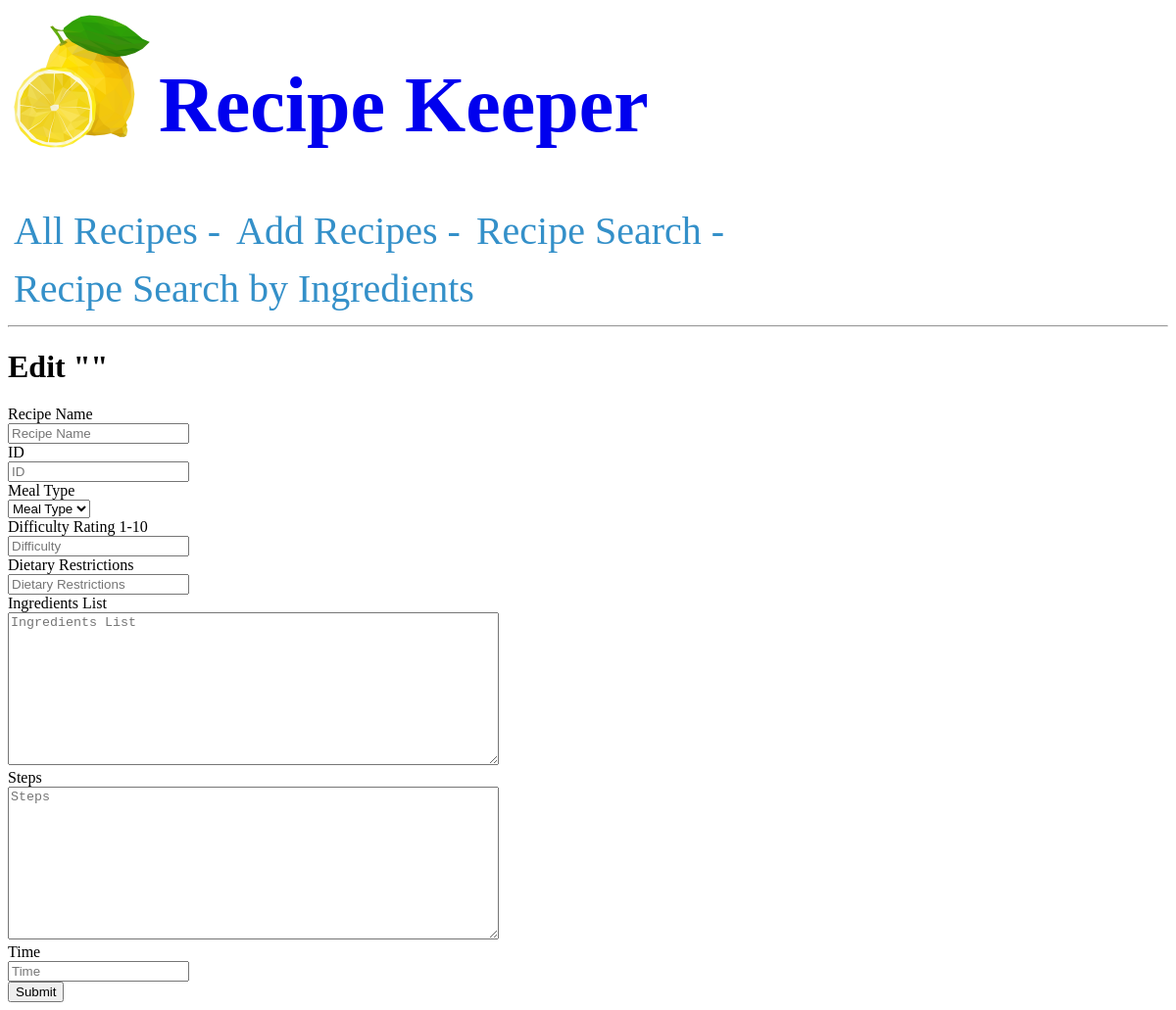
/25/change, run on an earlier commit of the app's database.
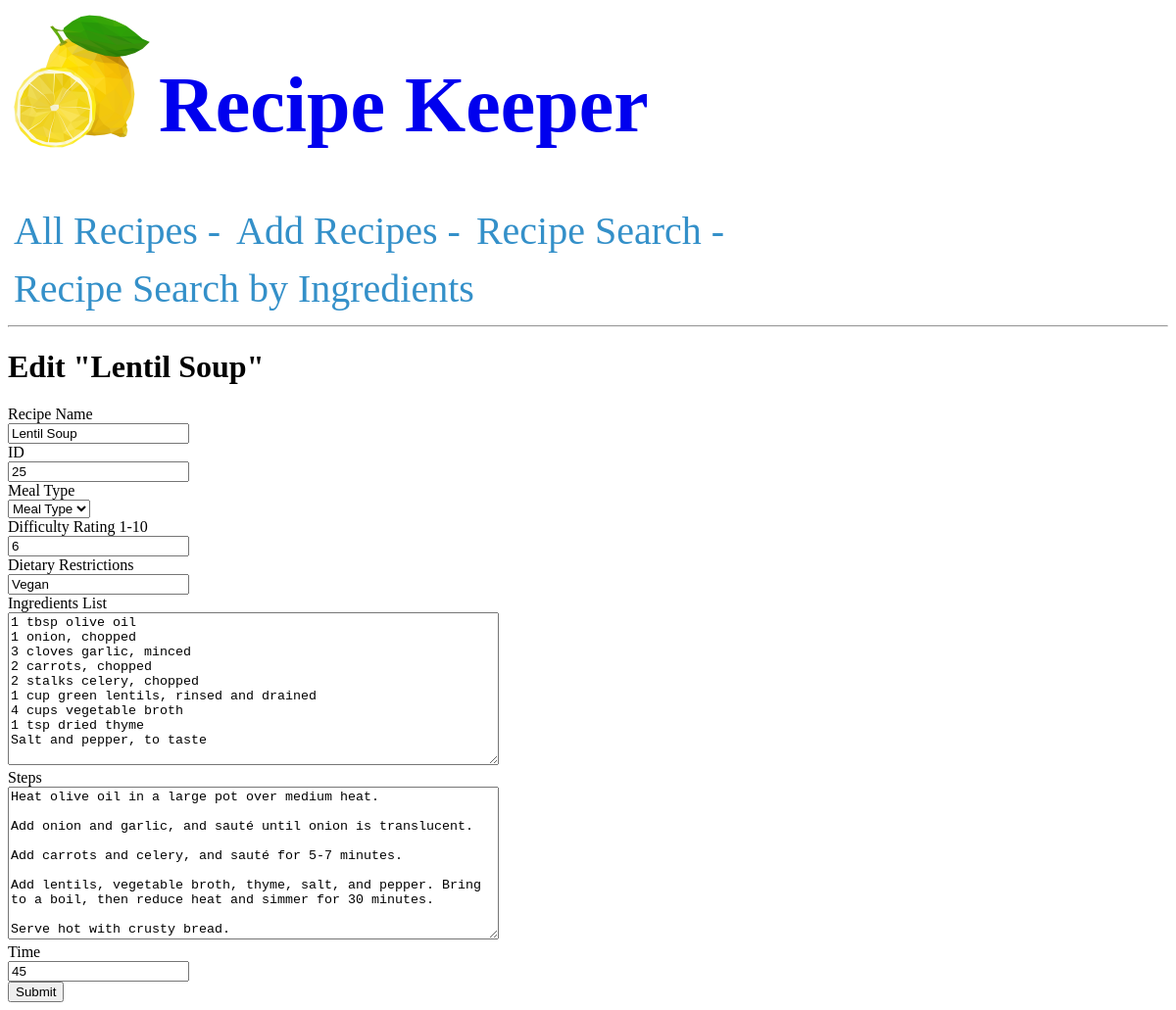
And on a later commit of the database.
### tables this page shows
CREATE TABLE recipe (
    id INT PRIMARY KEY, 
    name CHAR(20) UNIQUE,
    meal CHAR(20),
    difficulty INT,
    diet CHAR(20)
);

CREATE TABLE ingredients (
    id INTEGER PRIMARY KEY,
    list TEXT,
    FOREIGN KEY (id) REFERENCES recipe(id)
);

CREATE TABLE directions(
    id INT PRIMARY KEY,
    steps TEXT,
    time INT,
    FOREIGN KEY (id) REFERENCES recipe(id)
);

### app.py (the view, shortened to what this page needs)
@app.route('/<int:id>/change', methods=('GET', 'POST'))
def change(id):
    conn = get_db_connection()
    cursor = conn.cursor()
    cursor.execute('SELECT * FROM recipe JOIN ingredients ON recipe.id = ingredients.id JOIN directions ON recipe.id = directions.id WHERE recipe.id = ?', (id,))
    recipe = cursor.fetchone()
    conn.close()
    return render_template('change.html', recipe=recipe)

### app.py (called while the page is built)
def get_db_connection():
    conn = sqlite3.connect('database.db')
    conn.row_factory = sqlite3.Row
    return conn

### templates/change.html (shortened to what this page needs)
{% extends 'base.html' %}
{% block content %}
    <h1>{% block title %} Edit "{{ recipe['name'] }}" {% endblock %}</h1>
    <form method="post">
        <label for="name">Recipe Name</label>
        <br>
            <input type="text" name="name"
                placeholder="Recipe Name"
                value="{{ request.form['name'] or recipe['name'] }}"></input>
        <br>
        <label for="id">ID</label>
        <br>
            <input type="integer" name="id"
                placeholder="ID"
                value="{{ request.form['id'] or recipe['id'] }}"></input>
        <br>
        <label for="meal">Meal Type</label>
        <br>
        <form method="POST" >
            <select name="meal">
                <option value="{{ request.form['id'] or recipe['meal'] or none }}">Meal Type</option>
            </select>
        <br>
        <label for="difficulty">Difficulty Rating 1-10</label>
        <br>
        <input type="integer" name="difficulty"
               placeholder="Difficulty"
               value="{{ request.form['difficulty'] or recipe['difficulty'] }}"></input>
        <br>
        <label for="diet">Dietary Restrictions</label>
        <br>
        <input type="text" name="diet"
               placeholder="Dietary Restrictions"
               value="{{ request.form['diet'] or recipe['diet'] }}"></input>
        <br>
        <label for="list">Ingredients List</label>
        <br>
        <textarea name="list"
                  placeholder="Ingredients List"
                  rows="10"
                  cols="60"
                  >{{ request.form['list'] or recipe['list'] }}</textarea>
        <br>
        <label for="steps">Steps</label>
        <br>
        <textarea name="steps"
                  placeholder="Steps"
                  rows="10"
                  cols="60"
                  >{{ request.form['steps'] or recipe['steps'] }}</textarea>
        <br>
        <label for="time">Time</label>
        <br>
        <input type="integer" name="time"
               placeholder="Time"
               value="{{ request.form['time'] or recipe['time']}}"></input>
        <br>
        <button type="submit">Submit</button>
    </form>
{% endblock %}

### templates/base.html (shortened to what this page needs)
<!DOCTYPE html>
<html lang="en">
<head>
</head>
<body>
    {% block header %}
    <div class="logo">
        <img src="{{ url_for('static', filename='logo.png') }}" alt="Logo" width="150" height="150">
    </div>
    <div class="title">
        <a href="{{ url_for('recipekeeper') }}"><h1>Recipe Keeper</h1></a>
    </div>
    {% endblock %}
    <nav>
        <a href="{{ url_for('recipes') }}">All Recipes   -  </a>
        <a href="{{ url_for('add') }}">Add Recipes -   </a>
        <a href="{{ url_for('search') }}">Recipe Search -  </a>
        <a href="{{ url_for('advancedsearch') }}">Recipe Search by Ingredients</a>
    </nav>
    <hr>
    <div class="content">
        {% block content %} {% endblock %}
    </div>
</body>
</html>

### templates/base.html (style rules this page uses)
nav a { color: #3490c9; font-size: 2.5em; margin-left: 5px; text-decoration: none; display: inline-block; vertical-align: bottom; padding: 1px; margin: 5px; text-align: center; }
.logo { display: inline-block; vertical-align: top; }
.title { color: #3490c9; font-size: 2.5em; display: inline-block; vertical-align: bottom; text-align: center; }
a { text-decoration: none; }

What changed in the data, as far as the page shows it:
added recipe: name "Lentil Soup", difficulty "6", diet "Vegan"
added ingredients: list "1 tbsp olive oil 1 onion, chopped 3 cloves garlic, minced 2 carrots, chopped 2 stalks celery, chopped 1 cup green lentils, rinsed and drained 4 cups vegetable broth 1 tsp dried thyme Salt and pepper, to taste"
added directions: steps "Heat olive oil in a large pot over medium heat. Add onion and garlic, and sauté until onion is translucent. Add carrots and celery, and sauté for 5-7 minutes. Add lentils, vegetable broth, thyme, salt, and pepper. Bring to a boil, then reduce heat and simmer for 30 minutes. Serve hot with crusty bread.", time "45"
Also different on the page:
form field id: (not shown) → "25"
